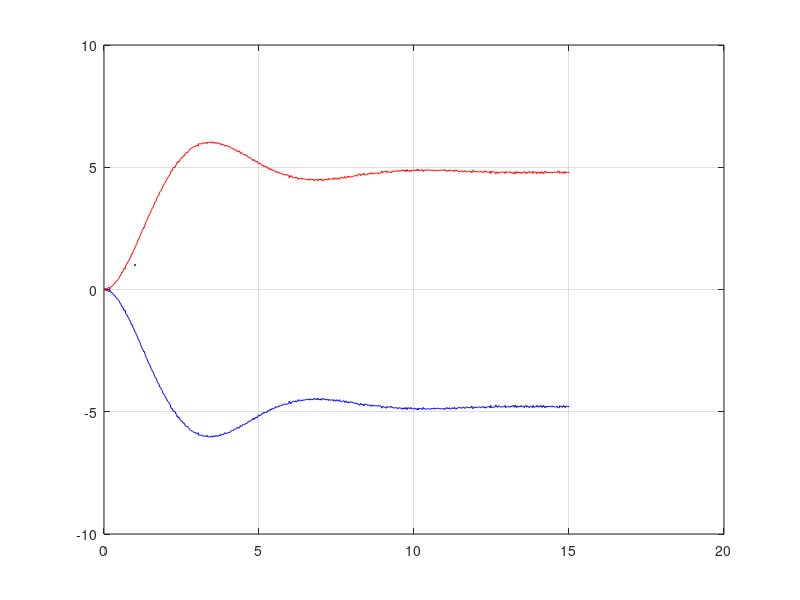
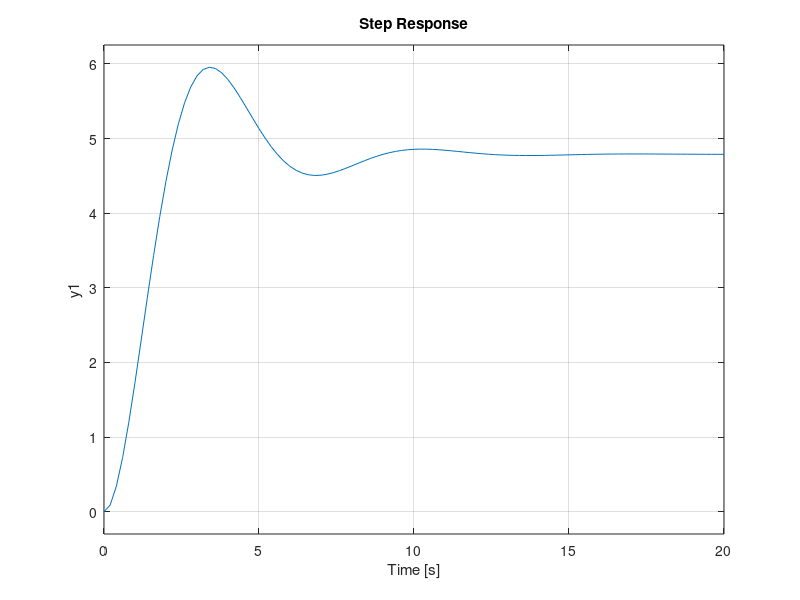

Reproduce these figures in MATLAB, in order.
%% import data
load t.mat;
load y.mat;

%%  visualize the data
figure(2)

plot(t, y, 'blue'); grid on; hold on;


%%

% Reverse the data
y_reversed = -y;

plot(t, y_reversed, 'red', LineWidth=1); grid on;

%% Identification
K = mean(y_reversed(700:751));

tp = 3.42; % extracted from the plot visually
wd = pi/tp;

% Lets calculate the rise time Programmatically
target = 1;
target2 = 1;
temp = 100;
temp2 = 100;
for index=1:250
    diff = y_reversed(index)-K;
    if abs(diff) < abs(temp)
        temp = diff;
        target = index;
    else 
        if abs(diff) < abs(temp2)
            temp2 = diff;
            target2 = index;
        end
    end
end

tr = (t(target) + t(target2))/2;

phi = pi - tr*wd;

zeta = cos(phi);

wn = wd/(sqrt(1-zeta^2));

sys = tf(K*wn^2, [1, 2*zeta*wn, wn^2]);

figure(3)

plot(t, y_reversed, 'red', LineWidth=1); grid on;
step(sys)
hold on, grid on
